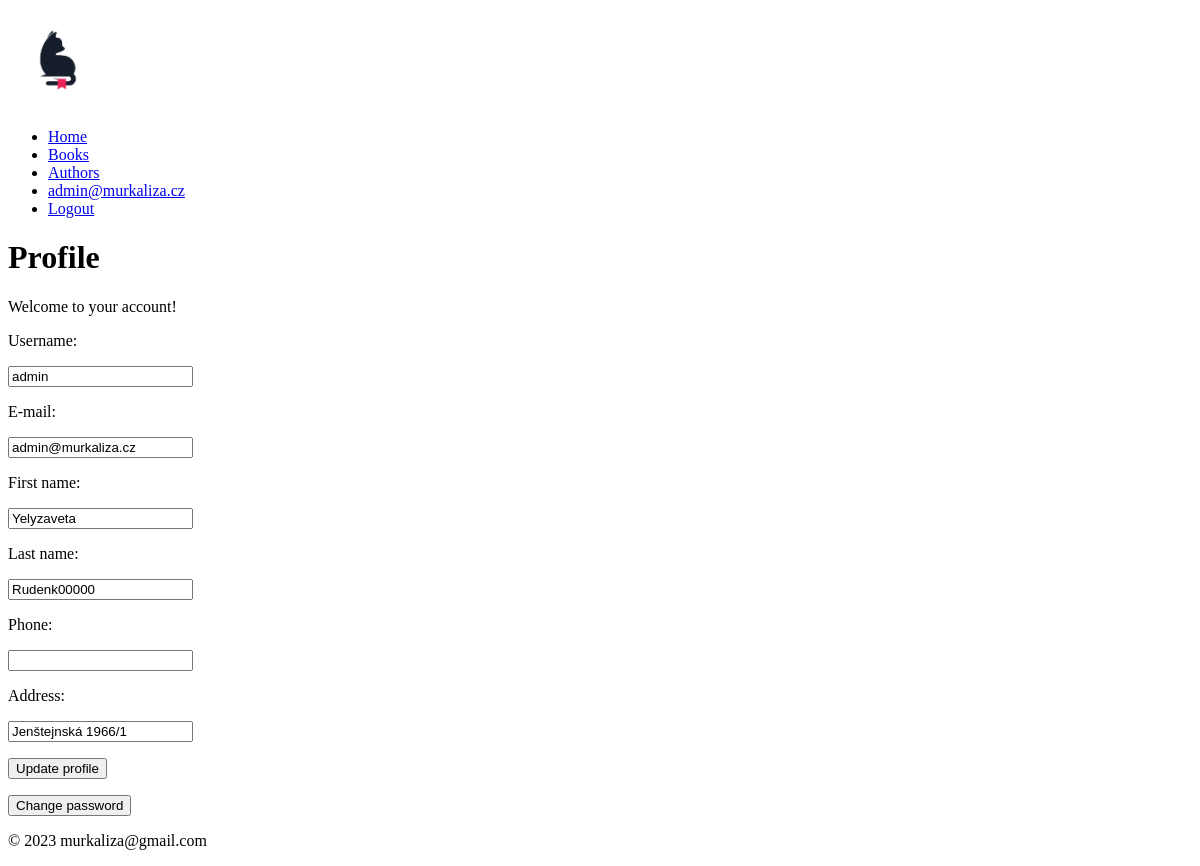
/account/1/ (signed in), run on the app's committed database.
### accounts/models.py (models this page shows, shortened)
class Profile(models.Model):
    user = models.OneToOneField(User, on_delete=models.CASCADE)
    first_name = models.CharField(max_length=50, blank=True)
    last_name = models.CharField(max_length=50, blank=True)
    phone = models.CharField(max_length=20,  blank=True)
    address = models.CharField(max_length=250, blank=True)
    verified = models.BooleanField(default=False)

### accounts/views.py (the view, shortened to what this page needs)
# urls.py: path('<int:pk>/', Account.as_view(), name='profile'),
class Account(LoginRequiredMixin, UpdateView):
    model = Profile
    fields = ["first_name", "last_name", "phone", "address"]
    template_name = 'accounts/profile.html'
    success_message = "Your profile has been successfully updated!"

### templates/accounts/profile.html (shortened to what this page needs)
{% extends 'index.html' %}
{% block content %}
<div>
    <h1>Profile</h1>
    {% if not messages %}
    <p>Welcome to your account!</p>
    {% endif %}
    <form method="post">
        <p><label for="id_username">Username:</label></p>
        <p><input type="text" value="{{ user.username }}" id="id_username" readonly></p>
        <p><label for="id_email">E-mail:</label></p>
        <p><input type="text" value="{{ user.email }}" id="id_email" readonly></p>
        <p>{{ form.first_name.label_tag }}</p>
        <p>{{ form.first_name }}</p>
        <p>{{ form.last_name.label_tag }}</p>
        <p>{{ form.last_name }}</p>
        <p>{{ form.phone.label_tag }}</p>
        <p>{{ form.phone }}</p>
        <p>{{ form.address.label_tag }}</p>
        <p>{{ form.address }}</p>
        <p><input type="submit" value="Update profile"></p>
    </form>
    <p><a href="{% url 'account:password_change' %}"><button>Change password</button></a></p>
</div>
{% endblock content %}

### templates/header.html
{% load static %}
<div>
    <a href="{% url 'home:about' %}">
        <img src="{% static 'images/bookcat_logo.png' %}" alt="logo" width="100" height="100">
    </a>
</div>
<ul>
    <li><a href="{% url 'home:about' %}">Home</a></li>
    <li><a href="{% url 'books:list' %}">Books</a></li>
    <li><a href="{% url 'authors:list' %}">Authors</a></li>
    {% if user.is_authenticated %}
    <li><a href="{% url 'account:profile' user.profile.id %}">{{ user.email }}</a></li>
    <li><a href="{% url 'account:logout' %}">Logout</a></li>
    {% else %}
    <li><a href="{% url 'account:login' %}">Login</a></li>
    <li><a href="{% url 'account:signup' %}">Sign up</a></li>
    {% endif %}
</ul>

### assets/css/styles.css (style rules this page uses)
html, body { scroll-behavior: smooth; }

### data on the page
Profile: first_name "Yelyzaveta", last_name "Rudenk00000", address "Jenštejnská 1966/1"

### other printed values
{{ user.email }} "admin@murkaliza.cz"
